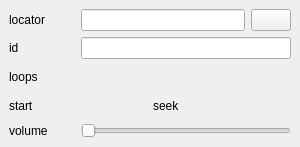
<?xml version="1.0" encoding="UTF-8"?>
<ui version="4.0">
 <class>CEosCommandWidgetAudio</class>
 <widget class="QWidget" name="CEosCommandWidgetAudio">
  <property name="geometry">
   <rect>
    <x>0</x>
    <y>0</y>
    <width>300</width>
    <height>147</height>
   </rect>
  </property>
  <property name="windowTitle">
   <string>Form</string>
  </property>
  <layout class="QGridLayout" name="gridLayout">
   <property name="leftMargin">
    <number>0</number>
   </property>
   <property name="topMargin">
    <number>0</number>
   </property>
   <property name="rightMargin">
    <number>0</number>
   </property>
   <property name="bottomMargin">
    <number>0</number>
   </property>
   <item row="0" column="0" colspan="2">
    <widget class="CSlidingStackedWidget" name="pStackedWidget">
     <property name="currentIndex">
      <number>0</number>
     </property>
     <widget class="QWidget" name="page">
      <layout class="QGridLayout" name="gridLayout_2">
       <item row="1" column="1" colspan="3">
        <widget class="QLineEdit" name="pIdLineEdit"/>
       </item>
       <item row="4" column="0">
        <widget class="QLabel" name="label_6">
         <property name="text">
          <string>volume</string>
         </property>
        </widget>
       </item>
       <item row="4" column="1" colspan="3">
        <widget class="QSlider" name="pVolumeSlider">
         <property name="maximum">
          <number>100</number>
         </property>
         <property name="orientation">
          <enum>Qt::Horizontal</enum>
         </property>
        </widget>
       </item>
       <item row="3" column="0">
        <widget class="QLabel" name="label_4">
         <property name="text">
          <string>start</string>
         </property>
        </widget>
       </item>
       <item row="1" column="0">
        <widget class="QLabel" name="label_2">
         <property name="text">
          <string>id</string>
         </property>
        </widget>
       </item>
       <item row="2" column="0">
        <widget class="QLabel" name="label_3">
         <property name="text">
          <string>loops</string>
         </property>
        </widget>
       </item>
       <item row="0" column="0">
        <widget class="QLabel" name="label">
         <property name="text">
          <string>locator</string>
         </property>
        </widget>
       </item>
       <item row="3" column="2">
        <widget class="QLabel" name="label_5">
         <property name="text">
          <string>seek</string>
         </property>
        </widget>
       </item>
       <item row="0" column="1" colspan="3">
        <widget class="QWidget" name="widget" native="true">
         <property name="sizePolicy">
          <sizepolicy hsizetype="Preferred" vsizetype="Fixed">
           <horstretch>0</horstretch>
           <verstretch>0</verstretch>
          </sizepolicy>
         </property>
         <layout class="QHBoxLayout" name="horizontalLayout">
          <property name="leftMargin">
           <number>0</number>
          </property>
          <property name="topMargin">
           <number>0</number>
          </property>
          <property name="rightMargin">
           <number>0</number>
          </property>
          <property name="bottomMargin">
           <number>0</number>
          </property>
          <item>
           <widget class="QLineEdit" name="pLocatorLineEdit"/>
          </item>
          <item>
           <widget class="QPushButton" name="SearchButton">
            <property name="sizePolicy">
             <sizepolicy hsizetype="Fixed" vsizetype="Fixed">
              <horstretch>0</horstretch>
              <verstretch>0</verstretch>
             </sizepolicy>
            </property>
            <property name="text">
             <string/>
            </property>
           </widget>
          </item>
         </layout>
        </widget>
       </item>
       <item row="2" column="1">
        <widget class="CLongLongSpinBox" name="pLoopsSpinBox" native="true"/>
       </item>
       <item row="3" column="1">
        <widget class="CLongLongSpinBox" name="pStartSpinBox" native="true"/>
       </item>
       <item row="3" column="3">
        <widget class="CLongLongSpinBox" name="pSeekSpinBox" native="true"/>
       </item>
      </layout>
     </widget>
     <widget class="QWidget" name="page_2">
      <layout class="QGridLayout" name="gridLayout_3">
       <item row="0" column="0">
        <widget class="QTreeView" name="pResourceSelectTree">
         <property name="sizePolicy">
          <sizepolicy hsizetype="Preferred" vsizetype="Expanding">
           <horstretch>1</horstretch>
           <verstretch>0</verstretch>
          </sizepolicy>
         </property>
         <property name="alternatingRowColors">
          <bool>true</bool>
         </property>
         <property name="sortingEnabled">
          <bool>true</bool>
         </property>
         <property name="animated">
          <bool>true</bool>
         </property>
        </widget>
       </item>
       <item row="1" column="0">
        <widget class="CSearchWidget" name="pFilter" native="true"/>
       </item>
      </layout>
     </widget>
    </widget>
   </item>
  </layout>
 </widget>
 <customwidgets>
  <customwidget>
   <class>CSearchWidget</class>
   <extends>QWidget</extends>
   <header>Widgets/SearchWidget.h</header>
   <container>1</container>
  </customwidget>
  <customwidget>
   <class>CSlidingStackedWidget</class>
   <extends>QStackedWidget</extends>
   <header>Widgets/SlidingStackedWidget.h</header>
   <container>1</container>
  </customwidget>
  <customwidget>
   <class>CLongLongSpinBox</class>
   <extends>QWidget</extends>
   <header>Widgets/LongLongSpinBox.h</header>
   <container>1</container>
  </customwidget>
 </customwidgets>
 <resources/>
 <connections/>
</ui>
